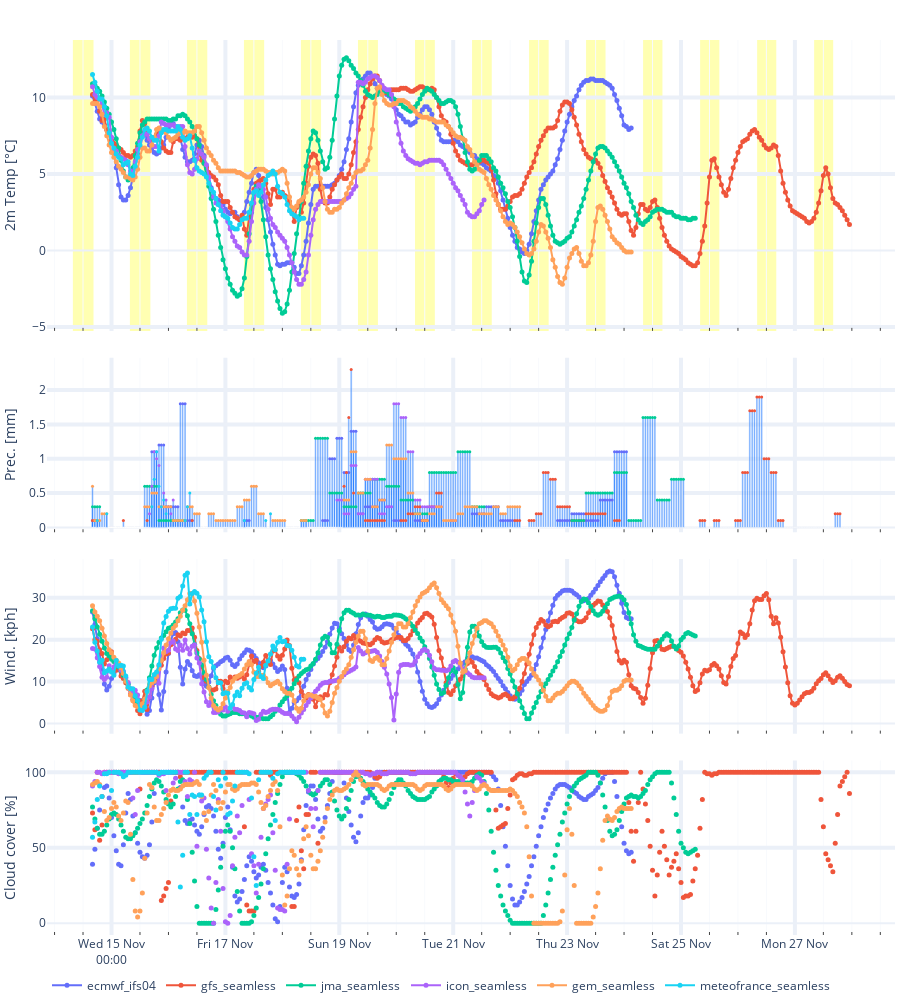

This figure's notebook cell:
### Code cell
make_subplot_figure(data, sun=sun)

### Figure 1 — Plotly figure (JSON) as saved in the notebook; plotly's stock layout.template omitted (floating-point values rounded to 4 significant figures; data arrays with more than 128 entries replaced by an {"elided": "..."} marker saying what was removed)
{"data": [{"line": {"color": "#636efa", "width": 2}, "marker": {"color": "#636efa", "size": 5}, "mode": "lines+markers", "name": "ecmwf_ifs04", "showlegend": true, "type": "scatter", "x": {"elided": "320 str values"}, "xaxis": "x", "y": {"elided": "320 float values"}, "yaxis": "y"}, {"line": {"color": "#EF553B", "width": 2}, "marker": {"color": "#EF553B", "size": 5}, "mode": "lines+markers", "name": "gfs_seamless", "showlegend": true, "type": "scatter", "x": {"elided": "320 str values"}, "xaxis": "x", "y": {"elided": "320 float values"}, "yaxis": "y"}, {"line": {"color": "#00cc96", "width": 2}, "marker": {"color": "#00cc96", "size": 5}, "mode": "lines+markers", "name": "jma_seamless", "showlegend": true, "type": "scatter", "x": {"elided": "320 str values"}, "xaxis": "x", "y": {"elided": "320 float values"}, "yaxis": "y"}, {"line": {"color": "#ab63fa", "width": 2}, "marker": {"color": "#ab63fa", "size": 5}, "mode": "lines+markers", "name": "icon_seamless", "showlegend": true, "type": "scatter", "x": {"elided": "320 str values"}, "xaxis": "x", "y": {"elided": "320 float values"}, "yaxis": "y"}, {"line": {"color": "#FFA15A", "width": 2}, "marker": {"color": "#FFA15A", "size": 5}, "mode": "lines+markers", "name": "gem_seamless", "showlegend": true, "type": "scatter", "x": {"elided": "320 str values"}, "xaxis": "x", "y": {"elided": "320 float values"}, "yaxis": "y"}, {"line": {"color": "#19d3f3", "width": 2}, "marker": {"color": "#19d3f3", "size": 5}, "mode": "lines+markers", "name": "meteofrance_seamless", "showlegend": true, "type": "scatter", "x": {"elided": "320 str values"}, "xaxis": "x", "y": {"elided": "320 float values"}, "yaxis": "y"}, {"marker": {"color": "rgb(26, 118, 255)"}, "name": "ecmwf_ifs04", "opacity": 0.6, "showlegend": false, "type": "bar", "x": {"elided": "320 str values"}, "xaxis": "x2", "y": {"elided": "320 float values"}, "yaxis": "y2"}, {"marker": {"color": "#636efa", "size": 3}, "mode": "markers", "name": "ecmwf_ifs04", "showlegend": false, "type": "scatter", "x": ["2023-11-14T16:00:00+01:00", "2023-11-15T17:00:00+01:00", "2023-11-15T18:00:00+01:00", "2023-11-15T19:00:00+01:00", "2023-11-15T20:00:00+01:00", "2023-11-15T21:00:00+01:00", "2023-11-15T22:00:00+01:00", "2023-11-15T23:00:00+01:00", "2023-11-16T00:00:00+01:00", "2023-11-16T01:00:00+01:00", "2023-11-16T02:00:00+01:00", "2023-11-16T03:00:00+01:00", "2023-11-16T04:00:00+01:00", "2023-11-16T05:00:00+01:00", "2023-11-16T06:00:00+01:00", "2023-11-16T07:00:00+01:00", "2023-11-16T08:00:00+01:00", "2023-11-16T09:00:00+01:00", "2023-11-16T10:00:00+01:00", "2023-11-17T08:00:00+01:00", "2023-11-17T09:00:00+01:00", "2023-11-17T10:00:00+01:00", "2023-11-18T17:00:00+01:00", "2023-11-18T18:00:00+01:00", "2023-11-18T19:00:00+01:00", "2023-11-18T20:00:00+01:00", "2023-11-18T21:00:00+01:00", "2023-11-18T22:00:00+01:00", "2023-11-18T23:00:00+01:00", "2023-11-19T00:00:00+01:00", "2023-11-19T01:00:00+01:00", "2023-11-19T02:00:00+01:00", "2023-11-19T03:00:00+01:00", "2023-11-19T04:00:00+01:00", "2023-11-19T05:00:00+01:00", "2023-11-19T06:00:00+01:00", "2023-11-19T07:00:00+01:00", "2023-11-19T08:00:00+01:00", "2023-11-19T09:00:00+01:00", "2023-11-19T10:00:00+01:00", "2023-11-19T11:00:00+01:00", "2023-11-19T12:00:00+01:00", "2023-11-19T13:00:00+01:00", "2023-11-19T14:00:00+01:00", "2023-11-19T15:00:00+01:00", "2023-11-19T16:00:00+01:00", "2023-11-19T17:00:00+01:00", "2023-11-19T18:00:00+01:00", "2023-11-19T19:00:00+01:00", "2023-11-19T20:00:00+01:00", "2023-11-19T21:00:00+01:00", "2023-11-19T22:00:00+01:00", "2023-11-19T23:00:00+01:00", "2023-11-20T00:00:00+01:00", "2023-11-20T01:00:00+01:00", "2023-11-20T08:00:00+01:00", "2023-11-20T09:00:00+01:00", "2023-11-20T10:00:00+01:00", "2023-11-20T11:00:00+01:00", "2023-11-20T12:00:00+01:00", "2023-11-20T13:00:00+01:00", "2023-11-21T08:00:00+01:00", "2023-11-21T09:00:00+01:00", "2023-11-21T10:00:00+01:00", "2023-11-21T11:00:00+01:00", "2023-11-21T12:00:00+01:00", "2023-11-21T13:00:00+01:00", "2023-11-21T14:00:00+01:00", "2023-11-21T15:00:00+01:00", "2023-11-21T16:00:00+01:00", "2023-11-21T17:00:00+01:00", "2023-11-21T18:00:00+01:00", "2023-11-21T19:00:00+01:00", "2023-11-21T20:00:00+01:00", "2023-11-21T21:00:00+01:00", "2023-11-21T22:00:00+01:00", "2023-11-21T23:00:00+01:00", "2023-11-22T00:00:00+01:00", "2023-11-22T01:00:00+01:00", "2023-11-22T20:00:00+01:00", "2023-11-22T21:00:00+01:00", "2023-11-22T22:00:00+01:00", "2023-11-22T23:00:00+01:00", "2023-11-23T00:00:00+01:00", "2023-11-23T01:00:00+01:00", "2023-11-23T02:00:00+01:00", "2023-11-23T03:00:00+01:00", "2023-11-23T04:00:00+01:00", "2023-11-23T05:00:00+01:00", "2023-11-23T06:00:00+01:00", "2023-11-23T07:00:00+01:00", "2023-11-23T08:00:00+01:00", "2023-11-23T09:00:00+01:00", "2023-11-23T10:00:00+01:00", "2023-11-23T11:00:00+01:00", "2023-11-23T12:00:00+01:00", "2023-11-23T13:00:00+01:00", "2023-11-23T14:00:00+01:00", "2023-11-23T15:00:00+01:00", "2023-11-23T16:00:00+01:00", "2023-11-23T17:00:00+01:00", "2023-11-23T18:00:00+01:00", "2023-11-23T19:00:00+01:00", "2023-11-23T20:00:00+01:00", "2023-11-23T21:00:00+01:00", "2023-11-23T22:00:00+01:00", "2023-11-23T23:00:00+01:00", "2023-11-24T00:00:00+01:00", "2023-11-24T01:00:00+01:00"], "xaxis": "x2", "y": [0.1, 1.1, 1.1, 1.1, 1.2, 1.2, 1.2, 0.3, 0.3, 0.3, 0.3, 0.3, 0.3, 1.8, 1.8, 1.8, 0.1, 0.1, 0.1, 0.1, 0.1, 0.1, 0.1, 0.1, 0.1, 1, 1, 1, 1.3, 1.3, 1.3, 0.8, 0.8, 0.8, 1.4, 1.4, 1.4, 0.2, 0.2, 0.2, 0.3, 0.3, 0.3, 0.3, 0.3, 0.3, 0.4, 0.4, 0.4, 0.3, 0.3, 0.3, 0.1, 0.1, 0.1, 0.1, 0.1, 0.1, 0.1, 0.1, 0.1, 0.2, 0.2, 0.2, 0.2, 0.2, 0.2, 0.3, 0.3, 0.3, 0.3, 0.3, 0.3, 0.1, 0.1, 0.1, 0.1, 0.1, 0.1, 0.1, 0.1, 0.1, 0.1, 0.1, 0.1, 0.2, 0.2, 0.2, 0.2, 0.2, 0.2, 0.1, 0.1, 0.1, 0.1, 0.1, 0.1, 0.4, 0.4, 0.4, 0.4, 0.4, 0.4, 1.1, 1.1, 1.1, 1.1, 1.1, 1.1], "yaxis": "y2"}, {"marker": {"color": "rgb(26, 118, 255)"}, "name": "gfs_seamless", "opacity": 0.6, "showlegend": false, "type": "bar", "x": {"elided": "320 str values"}, "xaxis": "x2", "y": {"elided": "320 float values"}, "yaxis": "y2"}, {"marker": {"color": "#EF553B", "size": 3}, "mode": "markers", "name": "gfs_seamless", "showlegend": false, "type": "scatter", "x": ["2023-11-14T16:00:00+01:00", "2023-11-14T17:00:00+01:00", "2023-11-14T18:00:00+01:00", "2023-11-15T05:00:00+01:00", "2023-11-15T15:00:00+01:00", "2023-11-16T04:00:00+01:00", "2023-11-16T10:00:00+01:00", "2023-11-19T02:00:00+01:00", "2023-11-19T03:00:00+01:00", "2023-11-19T04:00:00+01:00", "2023-11-19T05:00:00+01:00", "2023-11-19T06:00:00+01:00", "2023-11-19T11:00:00+01:00", "2023-11-19T12:00:00+01:00", "2023-11-19T13:00:00+01:00", "2023-11-19T14:00:00+01:00", "2023-11-19T15:00:00+01:00", "2023-11-19T16:00:00+01:00", "2023-11-19T17:00:00+01:00", "2023-11-19T18:00:00+01:00", "2023-11-19T19:00:00+01:00", "2023-11-20T02:00:00+01:00", "2023-11-20T03:00:00+01:00", "2023-11-20T04:00:00+01:00", "2023-11-20T05:00:00+01:00", "2023-11-20T06:00:00+01:00", "2023-11-20T07:00:00+01:00", "2023-11-20T08:00:00+01:00", "2023-11-20T09:00:00+01:00", "2023-11-20T10:00:00+01:00", "2023-11-20T11:00:00+01:00", "2023-11-20T12:00:00+01:00", "2023-11-20T13:00:00+01:00", "2023-11-20T14:00:00+01:00", "2023-11-20T15:00:00+01:00", "2023-11-20T16:00:00+01:00", "2023-11-20T17:00:00+01:00", "2023-11-20T18:00:00+01:00", "2023-11-20T19:00:00+01:00", "2023-11-22T02:00:00+01:00", "2023-11-22T03:00:00+01:00", "2023-11-22T04:00:00+01:00", "2023-11-22T08:00:00+01:00", "2023-11-22T09:00:00+01:00", "2023-11-22T10:00:00+01:00", "2023-11-22T11:00:00+01:00", "2023-11-22T12:00:00+01:00", "2023-11-22T13:00:00+01:00", "2023-11-22T14:00:00+01:00", "2023-11-22T15:00:00+01:00", "2023-11-22T16:00:00+01:00", "2023-11-22T17:00:00+01:00", "2023-11-22T18:00:00+01:00", "2023-11-22T19:00:00+01:00", "2023-11-22T20:00:00+01:00", "2023-11-22T21:00:00+01:00", "2023-11-22T22:00:00+01:00", "2023-11-22T23:00:00+01:00", "2023-11-23T00:00:00+01:00", "2023-11-23T01:00:00+01:00", "2023-11-23T02:00:00+01:00", "2023-11-23T03:00:00+01:00", "2023-11-23T04:00:00+01:00", "2023-11-23T05:00:00+01:00", "2023-11-23T06:00:00+01:00", "2023-11-23T07:00:00+01:00", "2023-11-23T08:00:00+01:00", "2023-11-23T09:00:00+01:00", "2023-11-23T10:00:00+01:00", "2023-11-23T11:00:00+01:00", "2023-11-23T12:00:00+01:00", "2023-11-23T13:00:00+01:00", "2023-11-23T14:00:00+01:00", "2023-11-23T15:00:00+01:00", "2023-11-23T16:00:00+01:00", "2023-11-23T20:00:00+01:00", "2023-11-23T21:00:00+01:00", "2023-11-23T22:00:00+01:00", "2023-11-25T08:00:00+01:00", "2023-11-25T09:00:00+01:00", "2023-11-25T10:00:00+01:00", "2023-11-25T14:00:00+01:00", "2023-11-25T15:00:00+01:00", "2023-11-25T16:00:00+01:00", "2023-11-25T23:00:00+01:00", "2023-11-26T00:00:00+01:00", "2023-11-26T01:00:00+01:00", "2023-11-26T02:00:00+01:00", "2023-11-26T03:00:00+01:00", "2023-11-26T04:00:00+01:00", "2023-11-26T05:00:00+01:00", "2023-11-26T06:00:00+01:00", "2023-11-26T07:00:00+01:00", "2023-11-26T08:00:00+01:00", "2023-11-26T09:00:00+01:00", "2023-11-26T10:00:00+01:00", "2023-11-26T11:00:00+01:00", "2023-11-26T12:00:00+01:00", "2023-11-26T13:00:00+01:00", "2023-11-26T14:00:00+01:00", "2023-11-26T15:00:00+01:00", "2023-11-26T16:00:00+01:00", "2023-11-26T17:00:00+01:00", "2023-11-26T18:00:00+01:00", "2023-11-26T19:00:00+01:00", "2023-11-27T17:00:00+01:00", "2023-11-27T18:00:00+01:00", "2023-11-27T19:00:00+01:00"], "xaxis": "x2", "y": [0.1, 0.1, 0.1, 0.1, 0.1, 0.1, 0.1, 0.6, 0.8, 1.6, 2.3, 0.5, 0.1, 0.1, 0.1, 0.1, 0.1, 0.1, 0.1, 0.1, 0.1, 0.1, 0.1, 0.1, 0.2, 0.2, 0.2, 0.3, 0.3, 0.3, 0.1, 0.1, 0.1, 0.3, 0.3, 0.3, 0.5, 0.5, 0.5, 0.1, 0.1, 0.1, 0.1, 0.1, 0.1, 0.2, 0.2, 0.2, 0.8, 0.8, 0.8, 0.7, 0.7, 0.7, 0.3, 0.3, 0.3, 0.3, 0.3, 0.3, 0.1, 0.1, 0.1, 0.1, 0.1, 0.1, 0.2, 0.2, 0.2, 0.2, 0.2, 0.2, 0.2, 0.2, 0.2, 0.1, 0.1, 0.1, 0.1, 0.1, 0.1, 0.1, 0.1, 0.1, 0.1, 0.1, 0.1, 0.8, 0.8, 0.8, 1.7, 1.7, 1.7, 1.9, 1.9, 1.9, 1, 1, 1, 0.8, 0.8, 0.8, 0.1, 0.1, 0.1, 0.2, 0.2, 0.2], "yaxis": "y2"}, {"marker": {"color": "rgb(26, 118, 255)"}, "name": "jma_seamless", "opacity": 0.6, "showlegend": false, "type": "bar", "x": {"elided": "320 str values"}, "xaxis": "x2", "y": {"elided": "320 float values"}, "yaxis": "y2"}, {"marker": {"color": "#00cc96", "size": 3}, "mode": "markers", "name": "jma_seamless", "showlegend": false, "type": "scatter", "x": {"elided": "148 str values"}, "xaxis": "x2", "y": {"elided": "148 float values"}, "yaxis": "y2"}, {"marker": {"color": "rgb(26, 118, 255)"}, "name": "icon_seamless", "opacity": 0.6, "showlegend": false, "type": "bar", "x": {"elided": "320 str values"}, "xaxis": "x2", "y": {"elided": "320 float values"}, "yaxis": "y2"}, {"marker": {"color": "#ab63fa", "size": 3}, "mode": "markers", "name": "icon_seamless", "showlegend": false, "type": "scatter", "x": ["2023-11-15T16:00:00+01:00", "2023-11-15T17:00:00+01:00", "2023-11-15T18:00:00+01:00", "2023-11-15T19:00:00+01:00", "2023-11-15T20:00:00+01:00", "2023-11-15T21:00:00+01:00", "2023-11-15T22:00:00+01:00", "2023-11-15T23:00:00+01:00", "2023-11-16T00:00:00+01:00", "2023-11-16T01:00:00+01:00", "2023-11-16T02:00:00+01:00", "2023-11-18T23:00:00+01:00", "2023-11-19T00:00:00+01:00", "2023-11-19T01:00:00+01:00", "2023-11-19T02:00:00+01:00", "2023-11-19T03:00:00+01:00", "2023-11-19T04:00:00+01:00", "2023-11-19T05:00:00+01:00", "2023-11-19T06:00:00+01:00", "2023-11-19T07:00:00+01:00", "2023-11-19T08:00:00+01:00", "2023-11-19T09:00:00+01:00", "2023-11-19T10:00:00+01:00", "2023-11-19T11:00:00+01:00", "2023-11-19T12:00:00+01:00", "2023-11-19T13:00:00+01:00", "2023-11-19T14:00:00+01:00", "2023-11-19T15:00:00+01:00", "2023-11-19T16:00:00+01:00", "2023-11-19T17:00:00+01:00", "2023-11-19T18:00:00+01:00", "2023-11-19T19:00:00+01:00", "2023-11-19T20:00:00+01:00", "2023-11-19T21:00:00+01:00", "2023-11-19T22:00:00+01:00", "2023-11-19T23:00:00+01:00", "2023-11-20T00:00:00+01:00", "2023-11-20T01:00:00+01:00", "2023-11-20T02:00:00+01:00", "2023-11-20T03:00:00+01:00", "2023-11-20T04:00:00+01:00", "2023-11-20T05:00:00+01:00", "2023-11-20T06:00:00+01:00", "2023-11-20T07:00:00+01:00", "2023-11-20T08:00:00+01:00", "2023-11-20T09:00:00+01:00", "2023-11-20T10:00:00+01:00", "2023-11-20T11:00:00+01:00", "2023-11-20T12:00:00+01:00", "2023-11-20T13:00:00+01:00", "2023-11-20T14:00:00+01:00", "2023-11-20T15:00:00+01:00", "2023-11-20T16:00:00+01:00", "2023-11-20T17:00:00+01:00", "2023-11-20T18:00:00+01:00", "2023-11-20T19:00:00+01:00", "2023-11-20T23:00:00+01:00", "2023-11-21T00:00:00+01:00", "2023-11-21T01:00:00+01:00"], "xaxis": "x2", "y": [0.2, 0.6, 1.1, 1, 0.9, 0.3, 0.5, 0.4, 0.3, 0.2, 0.4, 0.4, 0.4, 0.4, 0.2, 0.2, 0.2, 0.9, 0.9, 0.9, 0.2, 0.2, 0.2, 0.7, 0.7, 0.7, 0.7, 0.7, 0.7, 0.2, 0.2, 0.2, 0.3, 0.3, 0.3, 1.8, 1.8, 1.8, 1.6, 1.6, 1.6, 1.1, 1.1, 1.1, 0.4, 0.4, 0.4, 0.3, 0.3, 0.3, 0.3, 0.3, 0.3, 0.3, 0.3, 0.3, 0.1, 0.1, 0.1], "yaxis": "y2"}, {"marker": {"color": "rgb(26, 118, 255)"}, "name": "gem_seamless", "opacity": 0.6, "showlegend": false, "type": "bar", "x": {"elided": "320 str values"}, "xaxis": "x2", "y": {"elided": "320 float values"}, "yaxis": "y2"}, {"marker": {"color": "#FFA15A", "size": 3}, "mode": "markers", "name": "gem_seamless", "showlegend": false, "type": "scatter", "x": {"elided": "139 str values"}, "xaxis": "x2", "y": {"elided": "139 float values"}, "yaxis": "y2"}, {"marker": {"color": "rgb(26, 118, 255)"}, "name": "meteofrance_seamless", "opacity": 0.6, "showlegend": false, "type": "bar", "x": {"elided": "320 str values"}, "xaxis": "x2", "y": {"elided": "320 float values"}, "yaxis": "y2"}, {"marker": {"color": "#19d3f3", "size": 3}, "mode": "markers", "name": "meteofrance_seamless", "showlegend": false, "type": "scatter", "x": ["2023-11-14T18:00:00+01:00", "2023-11-14T22:00:00+01:00", "2023-11-15T17:00:00+01:00", "2023-11-15T18:00:00+01:00", "2023-11-15T19:00:00+01:00", "2023-11-15T20:00:00+01:00", "2023-11-15T21:00:00+01:00", "2023-11-15T22:00:00+01:00", "2023-11-15T23:00:00+01:00", "2023-11-16T07:00:00+01:00", "2023-11-16T08:00:00+01:00", "2023-11-16T09:00:00+01:00", "2023-11-17T08:00:00+01:00", "2023-11-17T17:00:00+01:00", "2023-11-17T19:00:00+01:00"], "xaxis": "x2", "y": [0.1, 0.2, 0.3, 0.7, 1.1, 0.6, 0.3, 0.4, 0.2, 0.1, 0.3, 0.5, 0.1, 0.1, 0.2], "yaxis": "y2"}, {"line": {"color": "#636efa", "width": 2}, "marker": {"color": "#636efa", "size": 5}, "mode": "lines+markers", "name": "ecmwf_ifs04", "showlegend": false, "type": "scatter", "x": {"elided": "320 str values"}, "xaxis": "x3", "y": {"elided": "320 float values"}, "yaxis": "y3"}, {"line": {"color": "#EF553B", "width": 2}, "marker": {"color": "#EF553B", "size": 5}, "mode": "lines+markers", "name": "gfs_seamless", "showlegend": false, "type": "scatter", "x": {"elided": "320 str values"}, "xaxis": "x3", "y": {"elided": "320 float values"}, "yaxis": "y3"}, {"line": {"color": "#00cc96", "width": 2}, "marker": {"color": "#00cc96", "size": 5}, "mode": "lines+markers", "name": "jma_seamless", "showlegend": false, "type": "scatter", "x": {"elided": "320 str values"}, "xaxis": "x3", "y": {"elided": "320 float values"}, "yaxis": "y3"}, {"line": {"color": "#ab63fa", "width": 2}, "marker": {"color": "#ab63fa", "size": 5}, "mode": "lines+markers", "name": "icon_seamless", "showlegend": false, "type": "scatter", "x": {"elided": "320 str values"}, "xaxis": "x3", "y": {"elided": "320 float values"}, "yaxis": "y3"}, {"line": {"color": "#FFA15A", "width": 2}, "marker": {"color": "#FFA15A", "size": 5}, "mode": "lines+markers", "name": "gem_seamless", "showlegend": false, "type": "scatter", "x": {"elided": "320 str values"}, "xaxis": "x3", "y": {"elided": "320 float values"}, "yaxis": "y3"}, {"line": {"color": "#19d3f3", "width": 2}, "marker": {"color": "#19d3f3", "size": 5}, "mode": "lines+markers", "name": "meteofrance_seamless", "showlegend": false, "type": "scatter", "x": {"elided": "320 str values"}, "xaxis": "x3", "y": {"elided": "320 float values"}, "yaxis": "y3"}, {"line": {"color": "#636efa", "width": 2}, "marker": {"color": "#636efa", "size": 5}, "mode": "markers", "name": "ecmwf_ifs04", "showlegend": false, "type": "scatter", "x": {"elided": "320 str values"}, "xaxis": "x4", "y": {"elided": "320 int values"}, "yaxis": "y4"}, {"line": {"color": "#EF553B", "width": 2}, "marker": {"color": "#EF553B", "size": 5}, "mode": "markers", "name": "gfs_seamless", "showlegend": false, "type": "scatter", "x": {"elided": "320 str values"}, "xaxis": "x4", "y": {"elided": "320 int values"}, "yaxis": "y4"}, {"line": {"color": "#00cc96", "width": 2}, "marker": {"color": "#00cc96", "size": 5}, "mode": "markers", "name": "jma_seamless", "showlegend": false, "type": "scatter", "x": {"elided": "320 str values"}, "xaxis": "x4", "y": {"elided": "320 int values"}, "yaxis": "y4"}, {"line": {"color": "#ab63fa", "width": 2}, "marker": {"color": "#ab63fa", "size": 5}, "mode": "markers", "name": "icon_seamless", "showlegend": false, "type": "scatter", "x": {"elided": "320 str values"}, "xaxis": "x4", "y": {"elided": "320 int values"}, "yaxis": "y4"}, {"line": {"color": "#FFA15A", "width": 2}, "marker": {"color": "#FFA15A", "size": 5}, "mode": "markers", "name": "gem_seamless", "showlegend": false, "type": "scatter", "x": {"elided": "320 str values"}, "xaxis": "x4", "y": {"elided": "320 int values"}, "yaxis": "y4"}, {"line": {"color": "#19d3f3", "width": 2}, "marker": {"color": "#19d3f3", "size": 5}, "mode": "markers", "name": "meteofrance_seamless", "showlegend": false, "type": "scatter", "x": {"elided": "320 str values"}, "xaxis": "x4", "y": {"elided": "320 int values"}, "yaxis": "y4"}], "layout": {"barmode": "overlay", "height": 1000, "legend": {"orientation": "h", "y": -0.04}, "margin": {"b": 0.1, "l": 0.1, "r": 5, "t": 40}, "shapes": [{"fillcolor": "rgba(255, 255, 0, 0.3)", "layer": "below", "line": {"width": 0}, "type": "rect", "x0": "2023-11-14T07:43", "x1": "2023-11-14T16:25", "xref": "x", "y0": 0, "y1": 1, "yref": "y domain"}, {"fillcolor": "rgba(255, 255, 0, 0.3)", "layer": "below", "line": {"width": 0}, "type": "rect", "x0": "2023-11-15T07:45", "x1": "2023-11-15T16:23", "xref": "x", "y0": 0, "y1": 1, "yref": "y domain"}, {"fillcolor": "rgba(255, 255, 0, 0.3)", "layer": "below", "line": {"width": 0}, "type": "rect", "x0": "2023-11-16T07:47", "x1": "2023-11-16T16:22", "xref": "x", "y0": 0, "y1": 1, "yref": "y domain"}, {"fillcolor": "rgba(255, 255, 0, 0.3)", "layer": "below", "line": {"width": 0}, "type": "rect", "x0": "2023-11-17T07:49", "x1": "2023-11-17T16:20", "xref": "x", "y0": 0, "y1": 1, "yref": "y domain"}, {"fillcolor": "rgba(255, 255, 0, 0.3)", "layer": "below", "line": {"width": 0}, "type": "rect", "x0": "2023-11-18T07:50", "x1": "2023-11-18T16:19", "xref": "x", "y0": 0, "y1": 1, "yref": "y domain"}, {"fillcolor": "rgba(255, 255, 0, 0.3)", "layer": "below", "line": {"width": 0}, "type": "rect", "x0": "2023-11-19T07:52", "x1": "2023-11-19T16:17", "xref": "x", "y0": 0, "y1": 1, "yref": "y domain"}, {"fillcolor": "rgba(255, 255, 0, 0.3)", "layer": "below", "line": {"width": 0}, "type": "rect", "x0": "2023-11-20T07:54", "x1": "2023-11-20T16:16", "xref": "x", "y0": 0, "y1": 1, "yref": "y domain"}, {"fillcolor": "rgba(255, 255, 0, 0.3)", "layer": "below", "line": {"width": 0}, "type": "rect", "x0": "2023-11-21T07:56", "x1": "2023-11-21T16:15", "xref": "x", "y0": 0, "y1": 1, "yref": "y domain"}, {"fillcolor": "rgba(255, 255, 0, 0.3)", "layer": "below", "line": {"width": 0}, "type": "rect", "x0": "2023-11-22T07:58", "x1": "2023-11-22T16:14", "xref": "x", "y0": 0, "y1": 1, "yref": "y domain"}, {"fillcolor": "rgba(255, 255, 0, 0.3)", "layer": "below", "line": {"width": 0}, "type": "rect", "x0": "2023-11-23T07:59", "x1": "2023-11-23T16:12", "xref": "x", "y0": 0, "y1": 1, "yref": "y domain"}, {"fillcolor": "rgba(255, 255, 0, 0.3)", "layer": "below", "line": {"width": 0}, "type": "rect", "x0": "2023-11-24T08:01", "x1": "2023-11-24T16:11", "xref": "x", "y0": 0, "y1": 1, "yref": "y domain"}, {"fillcolor": "rgba(255, 255, 0, 0.3)", "layer": "below", "line": {"width": 0}, "type": "rect", "x0": "2023-11-25T08:03", "x1": "2023-11-25T16:10", "xref": "x", "y0": 0, "y1": 1, "yref": "y domain"}, {"fillcolor": "rgba(255, 255, 0, 0.3)", "layer": "below", "line": {"width": 0}, "type": "rect", "x0": "2023-11-26T08:05", "x1": "2023-11-26T16:09", "xref": "x", "y0": 0, "y1": 1, "yref": "y domain"}, {"fillcolor": "rgba(255, 255, 0, 0.3)", "layer": "below", "line": {"width": 0}, "type": "rect", "x0": "2023-11-27T08:06", "x1": "2023-11-27T16:08", "xref": "x", "y0": 0, "y1": 1, "yref": "y domain"}], "xaxis": {"anchor": "y", "domain": [0, 1], "gridwidth": 4, "matches": "x4", "minor": {"gridwidth": 1, "showgrid": true, "ticks": "inside"}, "range": ["2023-11-14T16:00:00+01:00", "2023-11-27T23:00:00+01:00"], "showgrid": true, "showticklabels": false, "tickformat": "%a %d %b\n%H:%M"}, "xaxis2": {"anchor": "y2", "domain": [0, 1], "gridwidth": 4, "matches": "x4", "minor": {"gridwidth": 1, "showgrid": true, "ticks": "inside"}, "showgrid": true, "showticklabels": false, "tickformat": "%a %d %b\n%H:%M"}, "xaxis3": {"anchor": "y3", "domain": [0, 1], "gridwidth": 4, "matches": "x4", "minor": {"gridwidth": 1, "showgrid": true, "ticks": "inside"}, "showgrid": true, "showticklabels": false, "tickformat": "%a %d %b\n%H:%M"}, "xaxis4": {"anchor": "y4", "domain": [0, 1], "gridwidth": 4, "minor": {"gridwidth": 1, "showgrid": true, "ticks": "inside"}, "showgrid": true, "tickformat": "%a %d %b\n%H:%M"}, "yaxis": {"anchor": "x", "domain": [0.675, 1.0], "gridwidth": 4, "showgrid": true, "title": {"text": "2m Temp [°C]"}}, "yaxis2": {"anchor": "x2", "domain": [0.45, 0.645], "gridwidth": 4, "showgrid": true, "title": {"text": "Prec. [mm]"}}, "yaxis3": {"anchor": "x3", "domain": [0.225, 0.42], "gridwidth": 4, "showgrid": true, "title": {"text": "Wind. [kph]"}}, "yaxis4": {"anchor": "x4", "domain": [0, 0.195], "gridwidth": 4, "showgrid": true, "title": {"text": "Cloud cover [%]"}}}}
